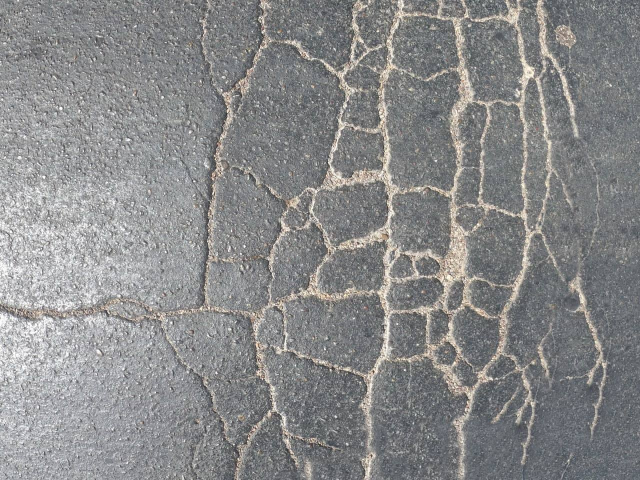
#> input picture photo5310294000407785994.jpg, 1280 x 960 px, given in place of IMG_9229.MP4, which was not available (shown at 1/2 size)
$ python video.py
#> lines starting #> are read from the running program, lines starting #| are printed output that depends on the picture; after the words box and inside, x2 and y2 are one past the last pixel; in counts of white or black regions, pixels touching at a corner belong together; pictures that were not available may be replaced by others from this repository, and a replacement may not be noted
## @author : ezzulddin sahib --2021


import cv2
import numpy as np

frameWidth = 1000
frameHeight = 600
FILE_PATH = 'videos\\'

# put your video name here
FILE_NAME = 'IMG_9229.MP4'

cap = cv2.VideoCapture(FILE_PATH + FILE_NAME)

cap.set(3, frameWidth)
cap.set(4, frameHeight)

# cracks results
cracks_results = []


def empty(a):
    pass


class Crack:
    def __init__(self, low, med, hi):
        self.low = low
        self.med = med
        self.hi = hi


cv2.namedWindow("Parameters")
cv2.resizeWindow("Parameters", 900, 600)
cv2.createTrackbar("Threshold1", "Parameters", 70, 255, empty)
cv2.createTrackbar("Threshold2", "Parameters", 140, 255, empty)
cv2.createTrackbar("Area", "Parameters", 4, 10, empty)

# Tran limits
cv2.createTrackbar("Tran low", "Parameters", 5, 10, empty)
cv2.createTrackbar("Tran med", "Parameters", 7, 10, empty)
cv2.createTrackbar("Tran high", "Parameters", 10, 10, empty)

# Long limits
cv2.createTrackbar("Long low", "Parameters", 5, 10, empty)
cv2.createTrackbar("Long med", "Parameters", 7, 10, empty)
cv2.createTrackbar("Long high", "Parameters", 10, 10, empty)

# Aleg limits
cv2.createTrackbar("Aleg low", "Parameters", 5, 10, empty)
cv2.createTrackbar("Aleg med", "Parameters", 7, 10, empty)
cv2.createTrackbar("Aleg high", "Parameters", 10, 10, empty)

# hole limits
cv2.createTrackbar("hole low", "Parameters", 5, 10, empty)
cv2.createTrackbar("hole med", "Parameters", 7, 10, empty)
cv2.createTrackbar("hole high", "Parameters", 10, 10, empty)


def stackImages(scale, imgArray):
    rows = len(imgArray)
    cols = len(imgArray[0])
    rowsAvailable = isinstance(imgArray[0], list)
    width = imgArray[0][0].shape[1]
    height = imgArray[0][0].shape[0]
    if rowsAvailable:
        for x in range(0, rows):
            for y in range(0, cols):
                if imgArray[x][y].shape[:2] == imgArray[0][0].shape[:2]:
                    imgArray[x][y] = cv2.resize(imgArray[x][y], (0, 0), None, scale, scale)
                else:
                    imgArray[x][y] = cv2.resize(imgArray[x][y], (imgArray[0][0].shape[1], imgArray[0][0].shape[0]),
                                                None, scale, scale)
                if len(imgArray[x][y].shape) == 2: imgArray[x][y] = cv2.cvtColor(imgArray[x][y], cv2.COLOR_GRAY2BGR)
        imageBlank = np.zeros((height, width, 3), np.uint8)
        hor = [imageBlank] * rows
        hor_con = [imageBlank] * rows
        for x in range(0, rows):
            hor[x] = np.hstack(imgArray[x])
        ver = np.vstack(hor)
    else:
        for x in range(0, rows):
            if imgArray[x].shape[:2] == imgArray[0].shape[:2]:
                imgArray[x] = cv2.resize(imgArray[x], (0, 0), None, scale, scale)
            else:
                imgArray[x] = cv2.resize(imgArray[x], (imgArray[0].shape[1], imgArray[0].shape[0]), None, scale, scale)
            if len(imgArray[x].shape) == 2: imgArray[x] = cv2.cvtColor(imgArray[x], cv2.COLOR_GRAY2BGR)
        hor = np.hstack(imgArray)
        ver = hor
    return ver


def get_severity(param, area, total_area):
    if area < (cv2.getTrackbarPos(param + " low", "Parameters") * total_area / 1000):
        return 'low'
    elif area < (cv2.getTrackbarPos(param + " med", "Parameters") * total_area / 1000):
        return 'Medium'
    else:
        return 'High'


def get_contours(img, imgContour):
    contours, hierarchy = cv2.findContours(img, cv2.RETR_EXTERNAL, cv2.CHAIN_APPROX_NONE)
    # find the width and height of the image
    height, width, channels = imgContour.shape

    # image area
    total_area = height * width

    for cnt in contours:
        area = cv2.contourArea(cnt)

        area_min = cv2.getTrackbarPos("Area", "Parameters") * total_area / 1000

        if area > area_min:
            cv2.drawContours(imgContour, cnt, -1, (255, 0, 255), 7)
            peri = cv2.arcLength(cnt, True)
            approx = cv2.approxPolyDP(cnt, 0.02 * peri, True)

            center, boundary, angle = cv2.minAreaRect(approx)

            w = int(boundary[0])
            h = int(boundary[1])
            x = int(center[0])
            y = int(center[1])
            rect = cv2.minAreaRect(approx)

            box = cv2.boxPoints(rect)
            box = np.int0(box)
            if abs(angle) > 45:
                temp = h
                h = w
                w = temp

            if w < 100 and h > w * 2:
                severity = get_severity("Long", area, total_area)
                crack_type = 'Longitudinal'

            elif w > h * 2 and h < 100:
                severity = get_severity("Tran", area, total_area)
                crack_type = 'Transverse'

            elif cv2.isContourConvex(approx):
                severity = get_severity("hole", area, total_area)
                crack_type = 'hole'

            else:
                print(len(approx))
                severity = get_severity("Aleg", area, total_area)
                crack_type = 'Aleg'

            cracks_results.append((severity, crack_type, area))

            # cv2.drawContours(imgContour, [box], 0, (0, 0, 255), 2)

            # cv2.rectangle(imgContour, (x, y), (x + w, y + h), (0, 255, 0), 5)

            cv2.putText(imgContour, "Points: " + str(len(approx)), (x + 20, y + 20), cv2.QT_FONT_NORMAL, 1,
                        (0, 0, 0), 4)
            cv2.putText(imgContour, "Area: " + str(int(area)), (x + 20, y + 45), cv2.FONT_HERSHEY_COMPLEX, 1,
                        (0, 0, 0), 4)

            cv2.putText(imgContour, crack_type, (x + 20, y + 100), cv2.FONT_HERSHEY_COMPLEX, 1,
                        (0, 0, 0), 4)

            cv2.putText(imgContour, severity, (x + 20, y + 140), cv2.FONT_HERSHEY_COMPLEX, 1,
                        (0, 255, 0), 4)


success, img = cap.read()
#> img is the input picture: shape (960, 1280, 3); mean B, G, R 137.3, 136.7, 136.4
while success:

    imgContour = img.copy()
    imgBlur = cv2.GaussianBlur(img, (21, 21), 1)
    imgGray = cv2.cvtColor(imgBlur, cv2.COLOR_BGR2GRAY)
    threshold1 = cv2.getTrackbarPos("Threshold1", "Parameters")
    threshold2 = cv2.getTrackbarPos("Threshold2", "Parameters")

    imgCanny = cv2.Canny(imgGray, threshold1, threshold2)
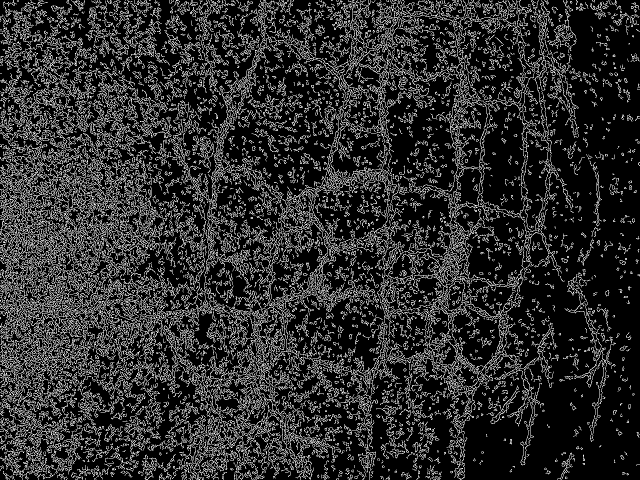
#> imgCanny: shape (960, 1280) (shown at 1/2 size); 17.7% white in thin lines or dots
    kernel = np.ones((7, 7))
    imgDil = cv2.dilate(imgCanny, kernel, iterations=1)
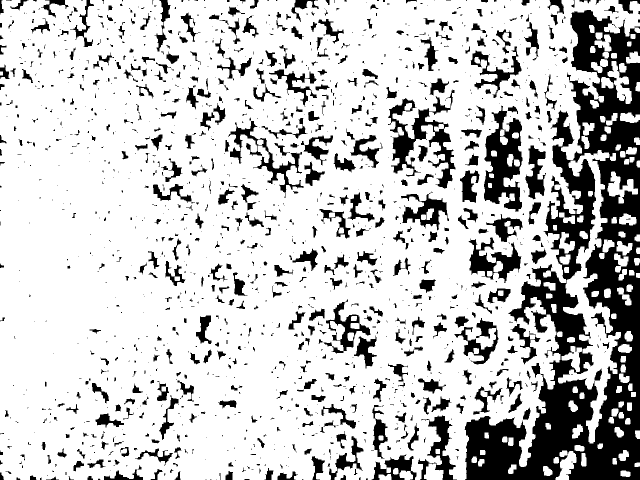
#> imgDil: shape (960, 1280) (shown at 1/2 size); 78.5% white; 1465 black regions (878 under 20 px)
    get_contours(imgDil, imgContour)
#> in get_contours, `contours, hierarchy = cv2.findContours(img, cv2.RETR_EXTERNAL, cv2.CHA..`: contours = 109 contours; largest, box (x1, y1, x2, y2) and area: (0, 0, 1280, 960) 1036842, (1116, 300, 1242, 887) 17973, (1215, 122, 1264, 208) 1548, (1215, 343, 1276, 407) 1530, (1111, 901, 1153, 960) 1322
#> in get_contours, `area = cv2.contourArea(cnt)`: area = 226.5
    imgStack = stackImages(0.5, ([img, imgCanny],
                                 [imgDil, imgContour]))
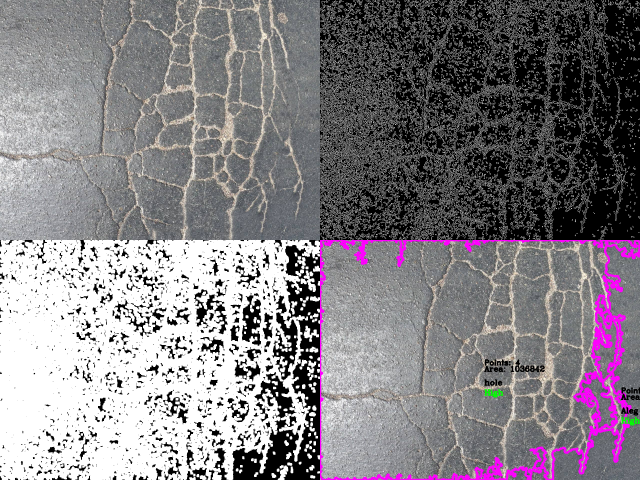
#> imgStack: shape (960, 1280, 3) (shown at 1/2 size); mean B, G, R 132.2, 127.3, 131.9
    cv2.imshow("Result", imgStack)
    if cv2.waitKey(1) & 0xFF == ord('q'):
#> (key q is pressed here)
        break
    success, img = cap.read()

Longitudinal = Crack(0, 0, 0)
Transverse = Crack(0, 0, 0)
Aleg = Crack(0, 0, 0)
Hole = Crack(0, 0, 0)

for crack in cracks_results:
    if crack[1] == 'Longitudinal' and crack[0] == 'low':
        Longitudinal.low += crack[2]
    elif crack[1] == 'Longitudinal' and crack[0] == 'Medium':
        Longitudinal.med += crack[2]
    elif crack[1] == 'Longitudinal':
        Longitudinal.hi += crack[2]

    elif crack[1] == 'Transverse' and crack[0] == 'low':
        Transverse.low += crack[2]
    elif crack[1] == 'Transverse' and crack[0] == 'Medium':
        Transverse.med += crack[2]
    elif crack[1] == 'Transverse':
        Transverse.hi += crack[2]

    elif crack[1] == 'Aleg' and crack[0] == 'low':
        Aleg.low += crack[2]
    elif crack[1] == 'Aleg' and crack[0] == 'Medium':
        Aleg.med += crack[2]
    elif crack[1] == 'Aleg':
        Aleg.hi += crack[2]

    elif crack[1] == 'hole' and crack[0] == 'low':
        Hole.low += crack[2]
    elif crack[1] == 'hole' and crack[0] == 'Medium':
        Hole.med += crack[2]
    else:
        Hole.hi += crack[2]

LANE_WIDTH = 3
# assume
# 1 PX = 0.00086805544619423 ft
ft = 0.0000000086805544619423
AC_INDEX = 100 - 40 * (
        Aleg.low * ft / (0.02 * LANE_WIDTH * 70) + Aleg.med * ft / (0.02 * LANE_WIDTH * 30) + Aleg.hi * ft / (
        0.02 * LANE_WIDTH * 10))

TC_INDEX = 100 - 20 * (Transverse.low * ft / (LANE_WIDTH * 15.1) + Transverse.med * ft / (
        LANE_WIDTH * 7.5) + 40 * Transverse.hi * ft / (
                               LANE_WIDTH * 1.9))

LC_INDEX = 100 - 40 * (Longitudinal.low * ft / (0.02 * 350) + Longitudinal.med * ft / (
        0.02 * 200) + Longitudinal.hi * ft / (
                               0.02 * 75))

PATCH_INDEX = 100 - 40 * (Hole.low + Hole.med + Hole.low) * ft / (0.02 * LANE_WIDTH * 80)

SCR = 100 - (100 - AC_INDEX + 100 - LC_INDEX + 100 - TC_INDEX + 100 - PATCH_INDEX)
PCR = 0.6 * SCR + 40

print(PCR)
if PCR <= 60:
    print('poor')
elif PCR <= 84:
    print('FAIR')
elif PCR <= 94:
    print('FAIR')
else:
    print('EXCELLENT')

$ run again, on photo_2021-04-16_13-22-24.jpg
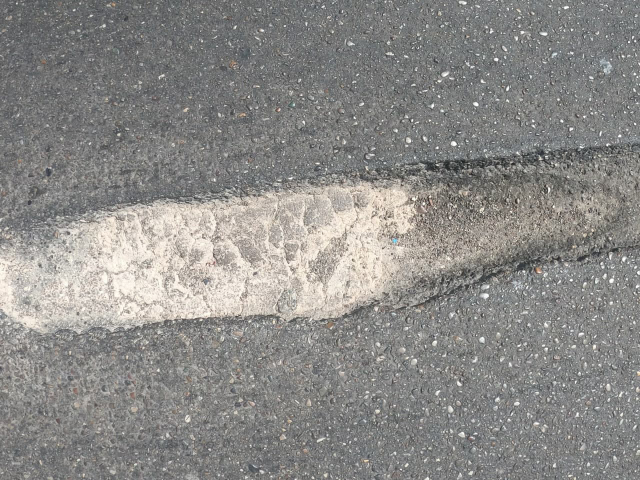
#> input picture photo_2021-04-16_13-22-24.jpg, 1280 x 960 px, given in place of IMG_9229.MP4, which was not available (shown at 1/2 size)
#> img is the input picture: shape (960, 1280, 3); mean B, G, R 135.5, 138.1, 139.5
#> `imgCanny = cv2.Canny(imgGray, threshold1, threshold2)`:
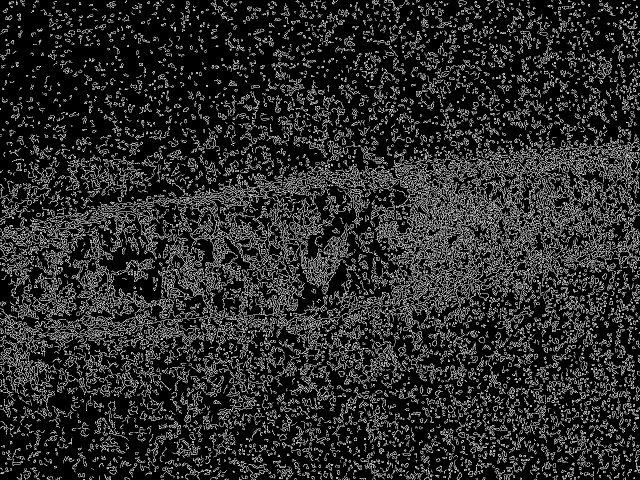
#> imgCanny: shape (960, 1280) (shown at 1/2 size); 16.6% white in thin lines or dots
#> imgDil: shape (960, 1280); 79.6% white; 1701 black regions (977 under 20 px)
#> contours = 126 contours; largest, box (x1, y1, x2, y2) and area: (0, 0, 1280, 960) 1028545, (93, 23, 235, 184) 6832, (193, 192, 381, 316) 5956, (205, 123, 351, 231) 5322, (418, 0, 493, 114) 3106
#> area = 107.5
#> `imgStack = stackImages(0.5, ([img, imgCanny], [imgDil, imgContour]))`:
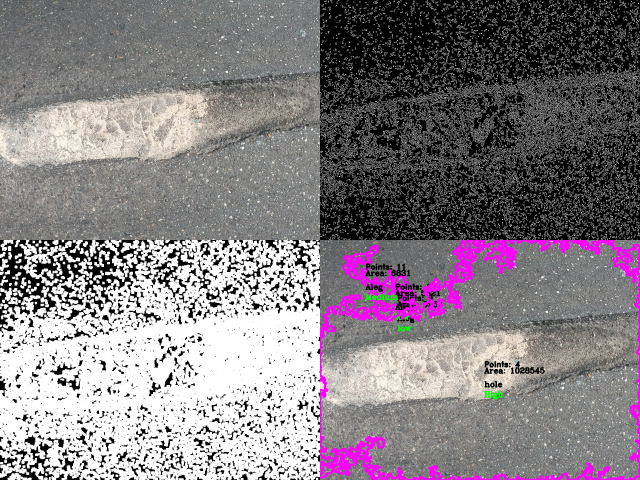
#> imgStack: shape (960, 1280, 3) (shown at 1/2 size); mean B, G, R 132.1, 126.8, 134

$ run again, on photo_2021-04-16_13-22-30.jpg
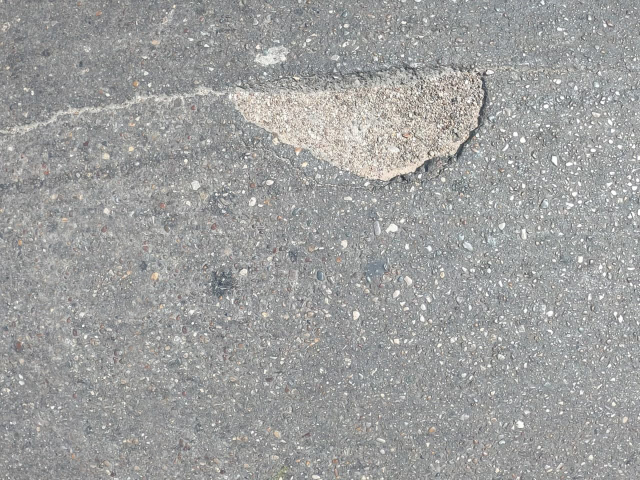
#> input picture photo_2021-04-16_13-22-30.jpg, 1280 x 960 px, given in place of IMG_9229.MP4, which was not available (shown at 1/2 size)
#> img is the input picture: shape (960, 1280, 3); mean B, G, R 157.4, 158.3, 157.7
#> `imgCanny = cv2.Canny(imgGray, threshold1, threshold2)`:
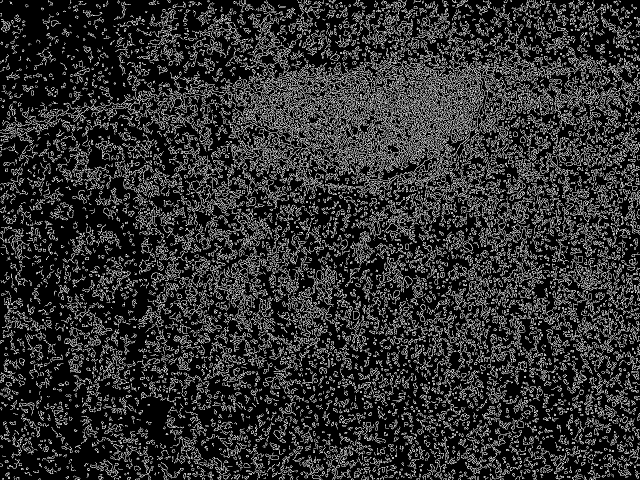
#> imgCanny: shape (960, 1280) (shown at 1/2 size); 18.7% white in thin lines or dots
#> imgDil: shape (960, 1280); 85.7% white; 2091 black regions (1242 under 20 px)
#> contours = 42 contours; largest, box (x1, y1, x2, y2) and area: (0, 0, 1280, 960) 1159327, (0, 23, 54, 125) 2716, (65, 63, 121, 143) 1779, (163, 17, 210, 62) 1262, (82, 22, 125, 62) 912
#> area = 48
#> `imgStack = stackImages(0.5, ([img, imgCanny], [imgDil, imgContour]))`:
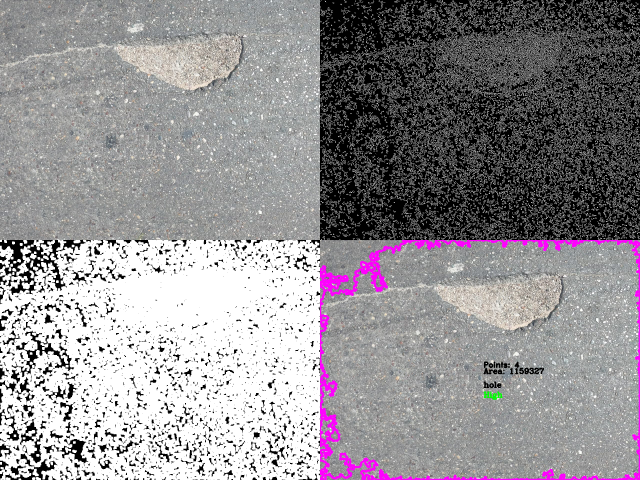
#> imgStack: shape (960, 1280, 3) (shown at 1/2 size); mean B, G, R 146.7, 143.5, 146.9
